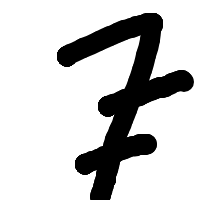
#> input picture 7.png, 200 x 200 px
$ python predictDigits_kadai01.py
#> lines starting #> are read from the running program, lines starting #| are printed output that depends on the picture
import sklearn.datasets
import sklearn.svm
import PIL.Image
import numpy
import matplotlib.pyplot as plt

def imageToData(filename):

#> called with filename = '7.png'
    grayImage = PIL.Image.open(filename).convert("L")
    grayImage = grayImage.resize((8,8),PIL.Image.Resampling.LANCZOS)

    numImage = numpy.asarray(grayImage, dtype = float)
    numImage = 16 - numpy.floor(17 * numImage / 256)
    numImage = numImage.flatten()
#> numImage = 64 values, max 16 at index 29, min 0 at index 0, mean 3.59


    plt.imshow(numImage.reshape((8,8)), cmap='gray', interpolation='nearest')
    plt.title("変換後の画像データ")
    plt.colorbar()
    plt.show()
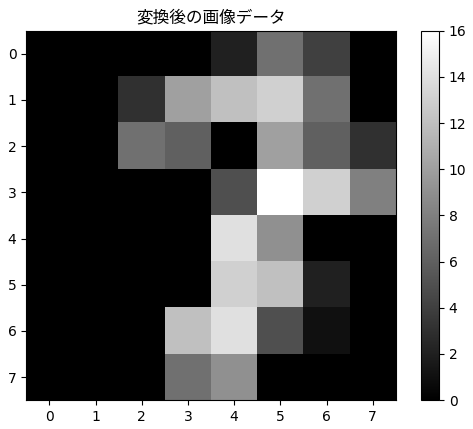
#> figure drawn by matplotlib, 2 panels


    print(numImage)
#| [ 0.  0.  0.  0.  2.  7.  4.  0.  0.  0.  3. 10. 12. 13.  7.  0.  0.  0.
#|   7.  6.  0. 10.  6.  3.  0.  0.  0.  0.  5. 16. 13.  8.  0.  0.  0.  0.
#|  14.  9.  0.  0.  0.  0.  0.  0. 13. 12.  2.  0.  0.  0.  0. 12. 14.  5.
#|   1.  0.  0.  0.  0.  7.  9.  0.  0.  0.]
    return numImage

def predictDigits(data):
    digits = sklearn.datasets.load_digits()

    clf = sklearn.svm.SVC(gamma = 0.001)
    clf.fit(digits.data, digits.target)

    n = clf.predict([data])
    print("予測=",n)

data = imageToData("7.png")
#> data has the same summary as numImage in imageToData
predictDigits(data)
#> in predictDigits, `n = clf.predict([data])`: n = [7]
#| 予測= [7]

$ run again, with 0.png copied over 7.png
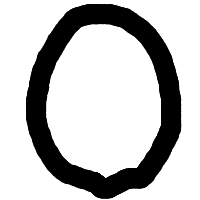
#> input picture 0.png, 200 x 200 px
#> numImage = 64 values, max 14 at index 10, min 0 at index 0, mean 4.36
#> in imageToData, `plt.show()`:
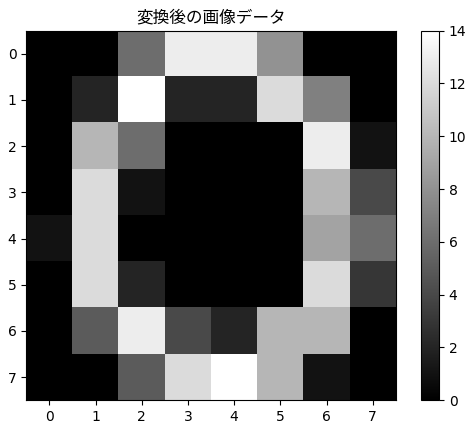
#> figure drawn by matplotlib, 2 panels
#| [ 0.  0.  6. 13. 13.  8.  0.  0.  0.  2. 14.  2.  2. 12.  7.  0.  0. 10.
#|   6.  0.  0.  0. 13.  1.  0. 12.  1.  0.  0.  0. 10.  4.  1. 12.  0.  0.
#|   0.  0.  9.  6.  0. 12.  2.  0.  0.  0. 12.  3.  0.  5. 13.  4.  2. 10.
#|  10.  0.  0.  0.  5. 12. 14. 10.  1.  0.]
#> data has the same summary as numImage in imageToData
#> n = [0]
#| 予測= [0]

$ run again, with 1.png copied over 7.png
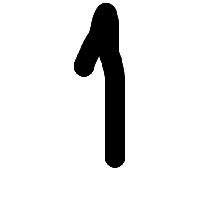
#> input picture 1.png, 200 x 200 px
#> numImage = 64 values, max 14 at index 12, min 0 at index 0, mean 1.8
#> in imageToData, `plt.show()`:
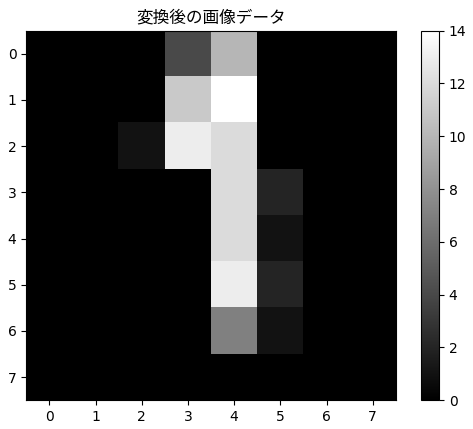
#> figure drawn by matplotlib, 2 panels
#| [ 0.  0.  0.  4. 10.  0.  0.  0.  0.  0.  0. 11. 14.  0.  0.  0.  0.  0.
#|   1. 13. 12.  0.  0.  0.  0.  0.  0.  0. 12.  2.  0.  0.  0.  0.  0.  0.
#|  12.  1.  0.  0.  0.  0.  0.  0. 13.  2.  0.  0.  0.  0.  0.  0.  7.  1.
#|   0.  0.  0.  0.  0.  0.  0.  0.  0.  0.]
#> data has the same summary as numImage in imageToData
#> n = [1]
#| 予測= [1]

$ run again, with 2.png copied over 7.png
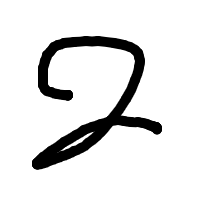
#> input picture 2.png, 200 x 200 px
#> numImage = 64 values, max 13 at index 43, min 0 at index 0, mean 1.92
#> in imageToData, `plt.show()`:
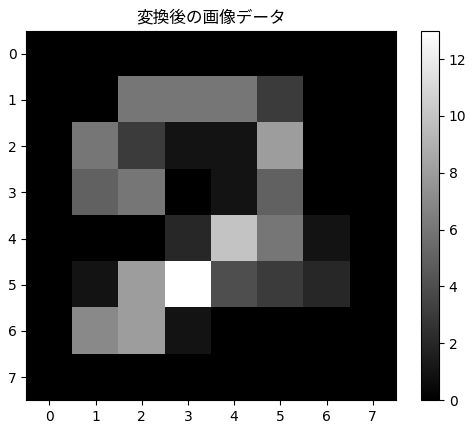
#> figure drawn by matplotlib, 2 panels
#| [ 0.  0.  0.  0.  0.  0.  0.  0.  0.  0.  6.  6.  6.  3.  0.  0.  0.  6.
#|   3.  1.  1.  8.  0.  0.  0.  5.  6.  0.  1.  5.  0.  0.  0.  0.  0.  2.
#|  10.  6.  1.  0.  0.  1.  8. 13.  4.  3.  2.  0.  0.  7.  8.  1.  0.  0.
#|   0.  0.  0.  0.  0.  0.  0.  0.  0.  0.]
#> data has the same summary as numImage in imageToData
#> n = [4]
#| 予測= [4]
